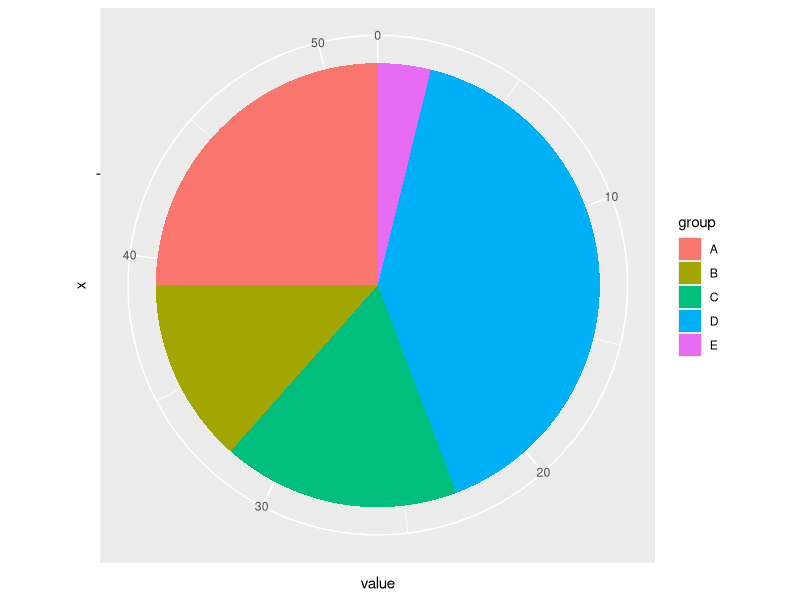
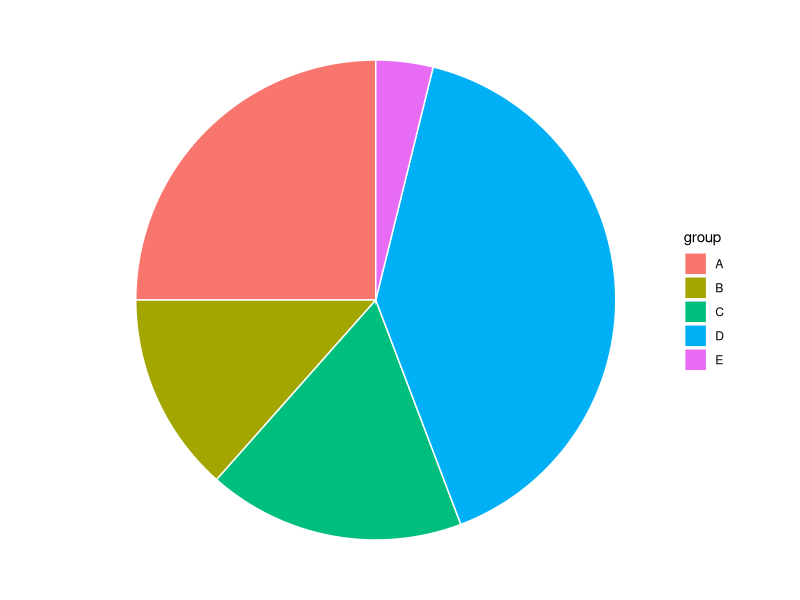
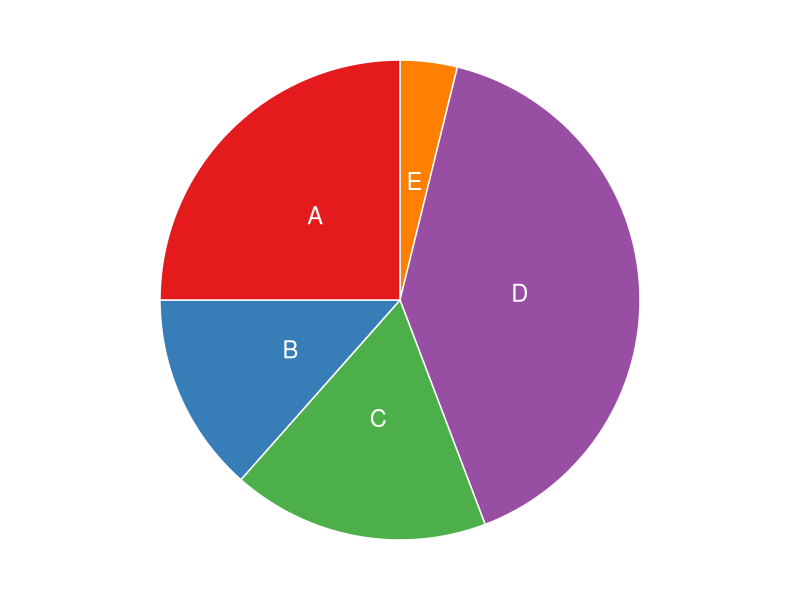

Reproduce these figures in R, in order. (Note: this script raises an error after producing the figures.)
## ---- chunk 1
knitr::opts_chunk$set( warning=FALSE, message=FALSE)
## ---- chunk 2
# Load ggplot2
library(ggplot2)

# Create Data
data <- data.frame(
  group=LETTERS[1:5],
  value=c(13,7,9,21,2)
)

# Basic piechart
ggplot(data, aes(x="", y=value, fill=group)) +
  geom_bar(stat="identity", width=1) +
  coord_polar("y", start=0)
## ---- chunk 3
# Load ggplot2
library(ggplot2)

# Create Data
data <- data.frame(
  group=LETTERS[1:5],
  value=c(13,7,9,21,2)
)

# Basic piechart
ggplot(data, aes(x="", y=value, fill=group)) +
  geom_bar(stat="identity", width=1, color="white") +
  coord_polar("y", start=0) +
  
  theme_void() # remove background, grid, numeric labels
  
## ---- chunk 4
# Load ggplot2
library(ggplot2)
library(dplyr)

# Create Data
data <- data.frame(
  group=LETTERS[1:5],
  value=c(13,7,9,21,2)
)

# Compute the position of labels
data <- data %>% 
  arrange(desc(group)) %>%
  mutate(prop = value / sum(data$value) *100) %>%
  mutate(ypos = cumsum(prop)- 0.5*prop )

# Basic piechart
ggplot(data, aes(x="", y=prop, fill=group)) +
  geom_bar(stat="identity", width=1, color="white") +
  coord_polar("y", start=0) +
  theme_void() + 
  theme(legend.position="none") +
  
  geom_text(aes(y = ypos, label = group), color = "white", size=6) +
  scale_fill_brewer(palette="Set1")
  
## ---- chunk 5
htmltools::includeHTML("htmlChunkRelatedPartOfWhole.html")
